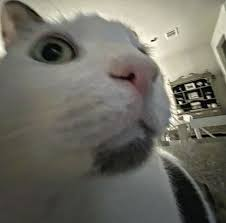
#> input picture img.jpg, 226 x 223 px, found by its file name
$ python gaussian-blur.py
#> lines starting #> are read from the running program, lines starting #| are printed output that depends on the picture
import cv2
import numpy as np

def gaussianFilter(image, kernel):
    filteredImage = image.copy()
    offset = kernel.shape[0]//2
    for i in range(offset, filteredImage.shape[0]-offset):
        for j in range(offset, filteredImage.shape[1]-offset):
            filteredImage[i, j] = np.sum(filteredImage[i-offset:i+offset+1, j-offset:j+offset+1]*kernel)
    return filteredImage


def buildKernel(kernel_size, sigma):
    kernel = np.zeros((kernel_size, kernel_size))
    a = kernel_size // 2
    for x in range(kernel_size):
        for y in range(kernel_size):
            kernel[x, y] = (1/(2*np.pi*sigma**2))*np.exp(-((x-a)**2+(y-a)**2)/(2*sigma**2))
    return kernel

img = cv2.imread(r'C:\Users\bodya\PycharmProject\CompVisionLabs\img.jpg', 1)
#> img is the input picture: shape (223, 226, 3); mean B, G, R 98.7, 108, 109.7
cv2.namedWindow('grayscale image', cv2.WINDOW_FREERATIO)
grayscale = cv2.cvtColor(img, cv2.COLOR_BGR2GRAY)
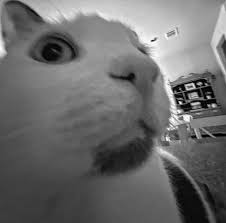
#> grayscale: shape (223, 226); min 0, max 254, mean 107.5
copy = grayscale.copy()
image_size = [grayscale.shape[0], grayscale.shape[1]]
#> image_size = [223, 226]
print(image_size)
#| [223, 226]
kernel_size = 7
sigma = 1.0
kernel = buildKernel(kernel_size, sigma)
print(kernel)
normalizedKernel = kernel/np.sum(kernel)
filteredImage = gaussianFilter(copy, normalizedKernel)
#> after the loop in gaussianFilter, `for i in range(offset, filteredImage.shape[0]-offset):`:
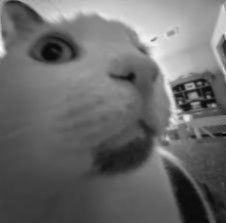
#> filteredImage: shape (223, 226); min 1, max 253, mean 106.6
print(normalizedKernel)
print(np.sum(normalizedKernel))
gaussianBlurOpenCV = cv2.GaussianBlur(grayscale.copy(), (kernel_size, kernel_size), sigma)
cv2.imshow('OpenCV Gaussian Blur', gaussianBlurOpenCV)
cv2.imshow('grayscale image', grayscale)
cv2.imshow('filtered image', filteredImage)
cv2.waitKey(0)
cv2.destroyAllWindows()
